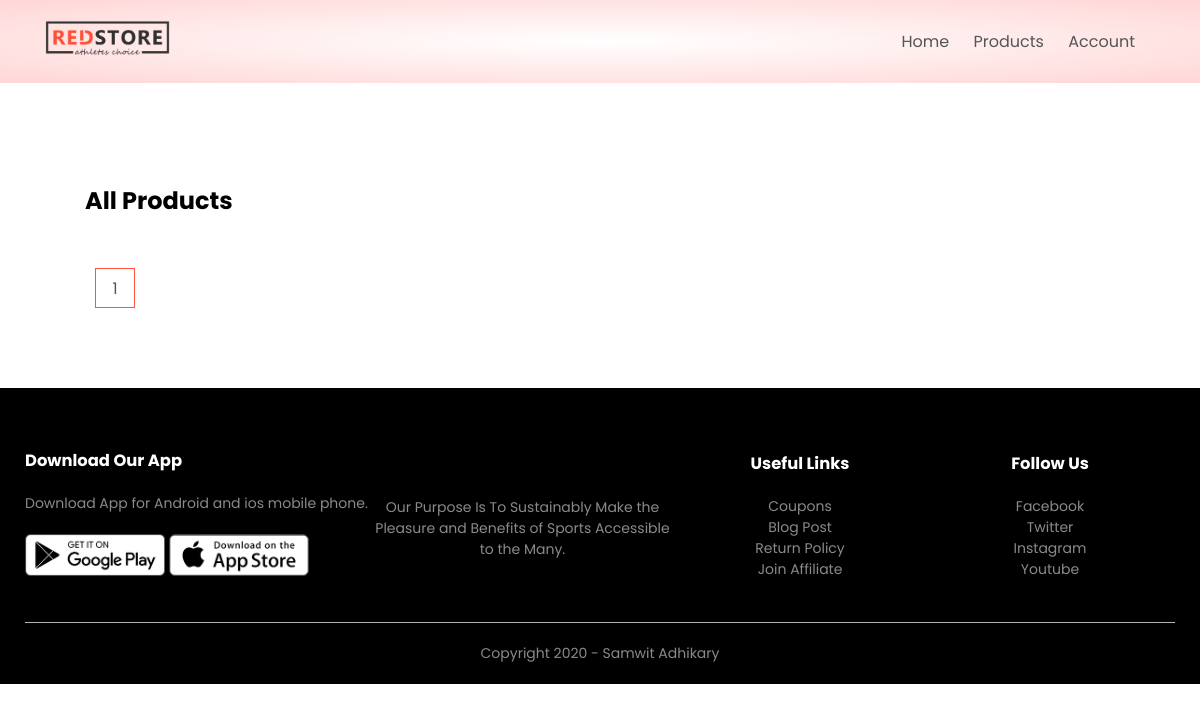
Page /product_list on the earlier database version.
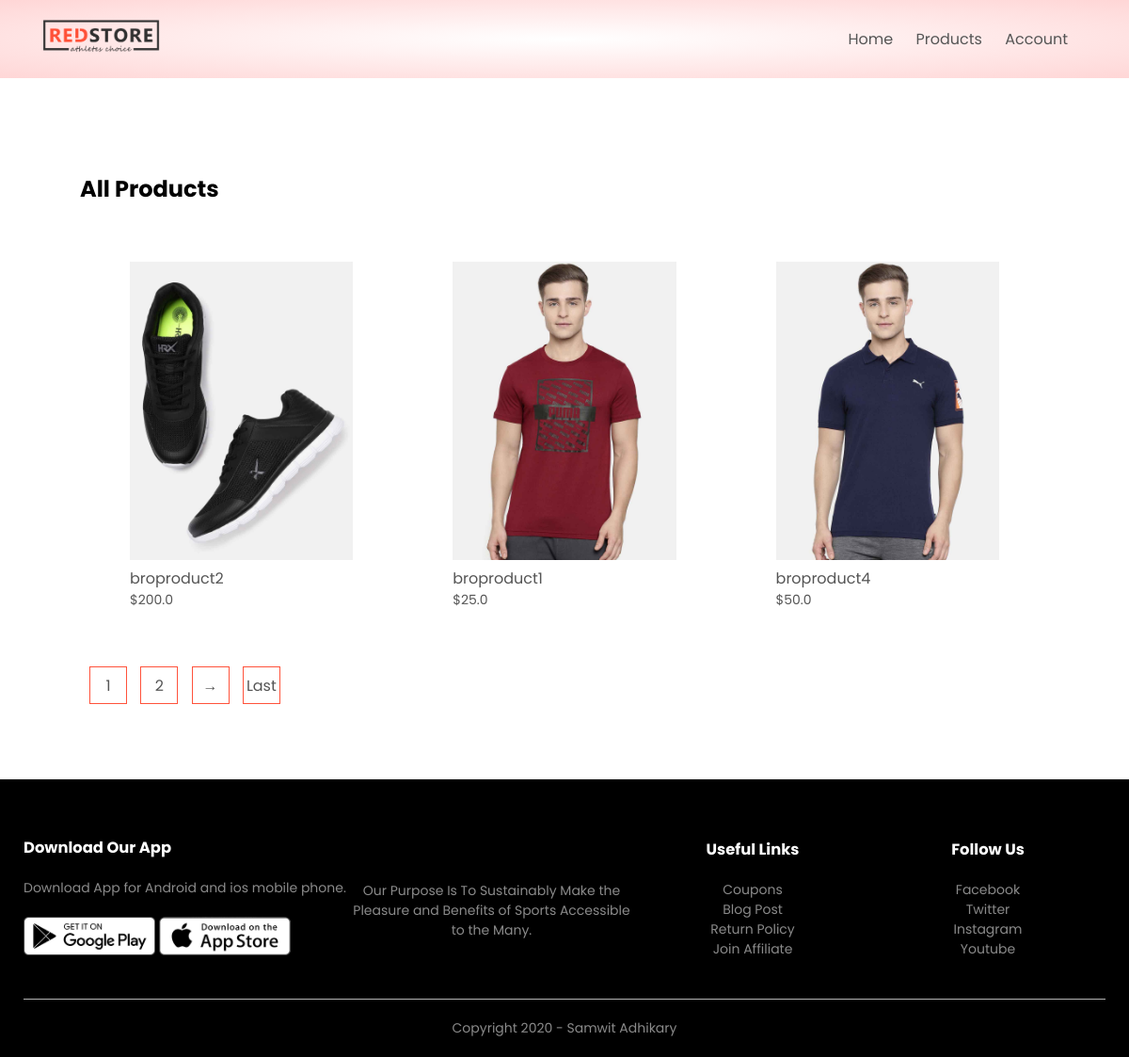
Same page on the later database version.
### products/models.py (models this page shows, shortened)
class Product(models.Model):
    LIVE = 1
    DELETE = 0
    DELETE_CHOICES = ((LIVE,'Live'),(DELETE,'Delete'))
    title = models.CharField(max_length=200)
    price = models.FloatField()
    description = models.TextField()
    image = models.ImageField(upload_to='media/')
    priority = models.IntegerField(default=0)
    delete_status = models.IntegerField(choices=DELETE_CHOICES,default=LIVE)
    created_at = models.DateTimeField(auto_now_add=True)
    updated_at = models.DateTimeField(auto_now=True)

### products/views.py (the view)
# urls.py: path('product_list', views.list_products,name='list_product'),
def list_products(request):
    page = 1
    if request.GET:
        page = request.GET.get('page',1)
    product_list = Product.objects.order_by('priority')
    product_paginator = Paginator(product_list, 3)
    product_list = product_paginator.get_page(page)
    context = {
        'products': product_list
    }
    return render(request, 'products.html',context)

### products/templatetags/chunks.py (called while the page is built)
@register.filter(name='chunks')
def chunks(list_data, chunk_size):
    chunk=[]
    i=0
    for x in list_data:
        chunk.append(x)
        i=i+1
        if i==chunk_size:
            yield chunk
            chunk=[]
            i=0
    if chunk:
        yield chunk

### templates/products.html
{% extends 'blank_layout.html' %}
{% block content %}
    {% include 'products_list.html' %}
{% endblock content %}

### templates/blank_layout.html (shortened to what this page needs)
{%load static %}
<!DOCTYPE html>
<html lang="en">
<head>
    <link rel="stylesheet" href="{%static 'css/style.css'%}">
    <link rel="stylesheet" href="https://stackpath.bootstrapcdn.com/font-awesome/4.7.0/css/font-awesome.min.css">
</head>
<body>
    <div class="header">
        <div class="container">
            {% include 'menu.html' %}
        </div>
    </div>
    {% block content %}
    {% endblock content %}
    <div class="footer">
        <div class="container">
            <div class="row">
                <div class="footer-col-1">
                    <h3>Download Our App</h3>
                    <p>Download App for Android and ios mobile phone.</p>
                    <div class="app-logo">
                        <img src={%static 'images/play-store.png' %}>
                        <img src={%static 'images/app-store.png' %}>
                    </div>
                </div>
                <div class="footer-col-2">
                    <p>Our Purpose Is To Sustainably Make the Pleasure and Benefits of Sports Accessible to the Many.
                    </p>
                </div>
                <div class="footer-col-3">
                    <h3>Useful Links</h3>
                    <ul>
                        <li>Coupons</li>
                        <li>Blog Post</li>
                        <li>Return Policy</li>
                        <li>Join Affiliate</li>
                    </ul>
                </div>
                <div class="footer-col-4">
                    <h3>Follow Us</h3>
                    <ul>
                        <li>Facebook</li>
                        <li>Twitter</li>
                        <li>Instagram</li>
                        <li>Youtube</li>
                    </ul>
                </div>
            </div>
            <hr>
            <p class="copyright">Copyright 2020 - Samwit Adhikary</p>
        </div>
    </div>
</body>
</html>

### templates/menu.html (shortened to what this page needs)
{%load static %}
<div class="navbar">
    <div class="logo">
        <a href="index.html"><img src={% static 'images/logo.png' %}  alt="logo" width="125px"></a>
    </div>
    <nav>
        <ul id="MenuItems">
            <li><a href="{% url 'home' %}">Home</a></li>
            <li><a href="{% url 'list_product' %}">Products</a></li>
            {% if not user.is_authenticated %}
                <li><a href="{% url 'account' %}">Account</a></li>
            {% else %}
                <li><a href="{% url 'orders' %}">Orders</a></li>
                <li><a href="{% url 'logout' %}">Logout</a></li>
            {% endif %}
        </ul>
    </nav>
</div>

### templates/products_list.html (shortened to what this page needs)
{%load static %}
{% load chunks %}
<div class="small-container">
    <div class="row row-2">
        <h2>All Products</h2>
    </div>
    {% for product_chunks in products|chunks:4 %}
    <div class="row">
        {% for product in product_chunks %}
        <div class="col-4">
            <a href="{% url 'detail_product' product.id %}"><img src="{{product.image.url}}"></a>
            <h4>{{product.title}}</h4>
            <p>${{product.price}}</p>
        </div>
        {% endfor %}
    </div>
    {% endfor %}
    <div class="page-btn">
        {% for i in products.paginator.page_range %}
            <a href="?page={{i}}"><span>{{i}}</span></a>
        {% endfor %}
        {%if products.has_next %}
            <a href="?page={{products.next_page_number}}"><span>&#8594;</span></a>
            <a href="?page={{products.paginator.num_pages}}"><span>Last</span></a>
        {% endif %}
    </div>
</div>

### static/css/style.css (style rules this page uses)
* { margin: 0; padding: 0; box-sizing: border-box; }
body { font-family: 'Poppins', sans-serif; }
.navbar { display: flex; align-items: center; padding: 20px; }
nav { flex: 1; text-align: right; }
nav ul { display: inline-block; list-style-type: none; }
nav ul li { display: inline-block; margin-right: 20px; }
a { text-decoration: none; color: #555; }
p { color: #555; }
.container { max-width: 1300px; margin: auto; padding-left: 25px; padding-right: 25px; }
.row { display: flex; align-items: center; flex-wrap: wrap; justify-content: space-around; }
.header { background: radial-gradient(#fff,#ffd6d6); }
.small-container { max-width: 1080px; margin: auto; padding-left: 25px; padding-right: 25px; }
.col-4 { flex-basis: 25%; padding: 10px; min-width: 200px; margin-bottom: 50px; transition: transform 0.5s; }
.col-4 img { width: 100%; }
h4 { color: #555; font-weight: normal; }
.col-4 p { font-size: 14px; }
.footer { background: black; color: #8a8a8a; font-size: 14px; padding: 60px 0 20px; }
.footer p { color: #8a8a8a; }
.footer h3 { color: #fff; margin-bottom: 20px; }
.footer-col-1, .footer-col-2, .footer-col-3, .footer-col-4 { min-width: 250px; margin-bottom: 20px; }
.footer-col-1 { flex-basis: 30%; }
.footer-col-2 { flex: 1; text-align: center; }
.footer-col-3, .footer-col-4 { flex-basis: 12%; text-align: center; }
ul { list-style-type: none; }
.app-logo { margin-top: 20px; }
.app-logo img { width: 140px; }
.footer hr { border: none; background: #b5b5b5; height: 1px; margin: 20px 0; }
.copyright { text-align: center; }
.row-2 { justify-content: space-between; margin: 100px auto 50px; }
.page-btn { margin: 0 auto 80px; }
.page-btn span { display: inline-block; border: 1px solid #ff523b; margin-left: 10px; width: 40px; height: 40px; text-align: center; line-height: 40px; cursor: pointer; }

Differences in the rows shown:
added Product: image (picture), title "broproduct2", price "200.0"
added Product: image (picture), title "broproduct1", price "25.0"
added Product: image (picture), title "broproduct4", price "50.0"
Other differences:
new list line: "2"
text now shown: "→ Last"
